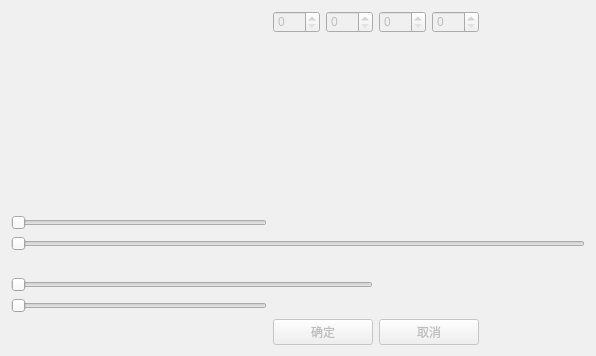
         <widget class="QWidget" name="Hitogram_tab">
          <property name="enabled">
           <bool>false</bool>
          </property>
          <property name="styleSheet">
           <string notr="true">background-color : rgb(240, 240, 240)</string>
          </property>
          <attribute name="title">
           <string>灰度直方图</string>
          </attribute>
          <layout class="QGridLayout" name="gridLayout_4">
           <item row="4" column="0" colspan="6">
            <widget class="QSlider" name="horizontalSlider_2">
             <property name="enabled">
              <bool>false</bool>
             </property>
             <property name="minimumSize">
              <size>
               <width>256</width>
               <height>0</height>
              </size>
             </property>
             <property name="maximumSize">
              <size>
               <width>16777213</width>
               <height>16777215</height>
              </size>
             </property>
             <property name="maximum">
              <number>255</number>
             </property>
             <property name="orientation">
              <enum>Qt::Horizontal</enum>
             </property>
            </widget>
           </item>
           <item row="1" column="0">
            <widget class="QLabel" name="Hist">
             <property name="sizePolicy">
              <sizepolicy hsizetype="Fixed" vsizetype="Fixed">
               <horstretch>0</horstretch>
               <verstretch>0</verstretch>
              </sizepolicy>
             </property>
             <property name="minimumSize">
              <size>
               <width>256</width>
               <height>150</height>
              </size>
             </property>
             <property name="maximumSize">
              <size>
               <width>256</width>
               <height>150</height>
              </size>
             </property>
             <property name="text">
              <string/>
             </property>
            </widget>
           </item>
           <item row="0" column="2">
            <widget class="QSpinBox" name="spinBox_2">
             <property name="enabled">
              <bool>false</bool>
             </property>
             <property name="maximum">
              <number>256</number>
             </property>
            </widget>
           </item>
           <item row="3" column="0">
            <widget class="QSlider" name="horizontalSlider">
             <property name="minimumSize">
              <size>
               <width>256</width>
               <height>0</height>
              </size>
             </property>
             <property name="maximumSize">
              <size>
               <width>256</width>
               <height>16777215</height>
              </size>
             </property>
             <property name="maximum">
              <number>255</number>
             </property>
             <property name="orientation">
              <enum>Qt::Horizontal</enum>
             </property>
            </widget>
           </item>
           <item row="0" column="5">
            <spacer name="horizontalSpacer_4">
             <property name="orientation">
              <enum>Qt::Horizontal</enum>
             </property>
             <property name="sizeType">
              <enum>QSizePolicy::Fixed</enum>
             </property>
             <property name="sizeHint" stdset="0">
              <size>
               <width>100</width>
               <height>10</height>
              </size>
             </property>
            </spacer>
           </item>
           <item row="0" column="0">
            <spacer name="horizontalSpacer_3">
             <property name="orientation">
              <enum>Qt::Horizontal</enum>
             </property>
             <property name="sizeType">
              <enum>QSizePolicy::Fixed</enum>
             </property>
             <property name="sizeHint" stdset="0">
              <size>
               <width>100</width>
               <height>10</height>
              </size>
             </property>
            </spacer>
           </item>
           <item row="0" column="1">
            <widget class="QSpinBox" name="spinBox">
             <property name="maximum">
              <number>256</number>
             </property>
            </widget>
           </item>
           <item row="7" column="0">
            <widget class="QSlider" name="horizontalSlider_4">
             <property name="enabled">
              <bool>false</bool>
             </property>
             <property name="minimumSize">
              <size>
               <width>256</width>
               <height>0</height>
              </size>
             </property>
             <property name="maximum">
              <number>255</number>
             </property>
             <property name="orientation">
              <enum>Qt::Horizontal</enum>
             </property>
            </widget>
           </item>
           <item row="0" column="4">
            <widget class="QSpinBox" name="spinBox_4">
             <property name="enabled">
              <bool>false</bool>
             </property>
             <property name="maximum">
              <number>255</number>
             </property>
            </widget>
           </item>
           <item row="2" column="0" colspan="2">
            <widget class="QLabel" name="label_2">
             <property name="minimumSize">
              <size>
               <width>256</width>
               <height>0</height>
              </size>
             </property>
             <property name="text">
              <string/>
             </property>
             <property name="alignment">
              <set>Qt::AlignCenter</set>
             </property>
            </widget>
           </item>
           <item row="0" column="3">
            <widget class="QSpinBox" name="spinBox_3">
             <property name="enabled">
              <bool>false</bool>
             </property>
             <property name="maximum">
              <number>255</number>
             </property>
            </widget>
           </item>
           <item row="5" column="0">
            <widget class="QLabel" name="label">
             <property name="minimumSize">
              <size>
               <width>256</width>
               <height>0</height>
              </size>
             </property>
             <property name="text">
              <string/>
             </property>
             <property name="alignment">
              <set>Qt::AlignCenter</set>
             </property>
            </widget>
           </item>
           <item row="6" column="0" colspan="3">
            <widget class="QSlider" name="horizontalSlider_3">
             <property name="enabled">
              <bool>false</bool>
             </property>
             <property name="minimumSize">
              <size>
               <width>256</width>
               <height>0</height>
              </size>
             </property>
             <property name="maximum">
              <number>255</number>
             </property>
             <property name="orientation">
              <enum>Qt::Horizontal</enum>
             </property>
            </widget>
           </item>
           <item row="8" column="1" colspan="2">
            <widget class="QPushButton" name="pushButton_2">
             <property name="text">
              <string>确定</string>
             </property>
            </widget>
           </item>
           <item row="8" column="3" colspan="2">
            <widget class="QPushButton" name="pushButton_11">
             <property name="text">
              <string>取消</string>
             </property>
            </widget>
           </item>
          </layout>
         </widget>
